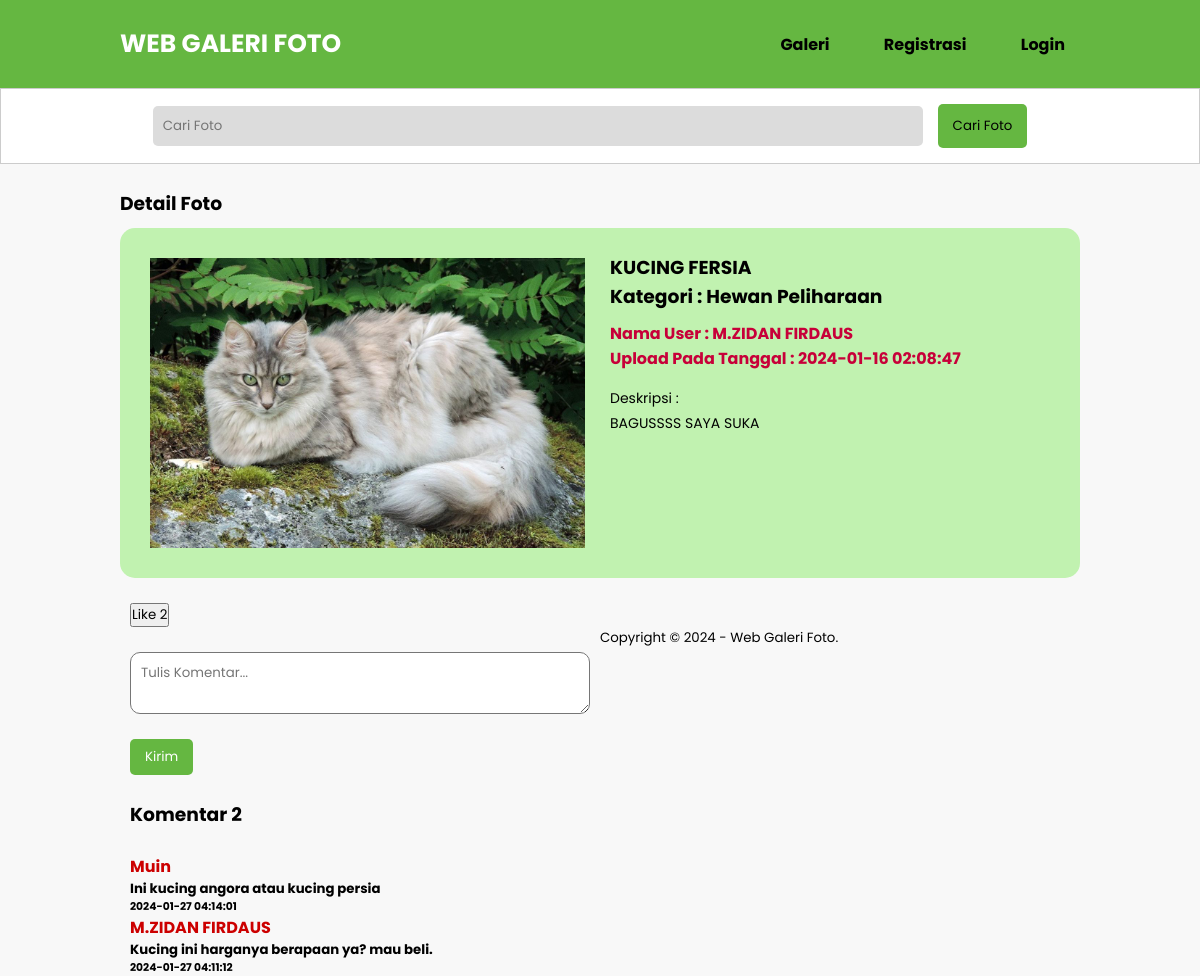
The page /detail-image.php?id=43 on the database its author committed.
### tables this page shows
CREATE TABLE `tb_foto` (
  `image_id` int(11) NOT NULL,
  `category_id` int(11) NOT NULL,
  `category_name` varchar(100) NOT NULL,
  `admin_id` int(11) NOT NULL,
  `admin_name` varchar(100) NOT NULL,
  `image_name` varchar(100) NOT NULL,
  `image_description` text NOT NULL,
  `image` varchar(100) NOT NULL,
  `image_status` tinyint(1) NOT NULL,
  `date_created` timestamp NOT NULL DEFAULT current_timestamp() ON UPDATE current_timestamp()
);

CREATE TABLE `tb_komentar` (
  `komentarID` int(11) NOT NULL,
  `image_id` int(11) NOT NULL,
  `admin_id` int(11) NOT NULL,
  `admin_name` varchar(50) NOT NULL,
  `isi_komentar` text NOT NULL,
  `tanggal_komentar` timestamp NOT NULL DEFAULT current_timestamp() ON UPDATE current_timestamp()
);

### detail-image.php (the view, shortened to what this page needs)
<?php
include 'db.php';
$produk = mysqli_query($conn, "SELECT * FROM tb_foto WHERE image_id = '" . $_GET['id'] . "' ");
$p = mysqli_fetch_object($produk);
$komentar = mysqli_query($conn, "SELECT * FROM tb_komentar WHERE image_id = '" . $_GET['id'] . "' ");
$kom = mysqli_num_rows($komentar);
?>
<!DOCTYPE html PUBLIC "-//W3C//DTD XHTML 1.0 Transitional//EN" "http://www.w3.org/TR/xhtml1/DTD/xhtml1-transitional.dtd">
<html xmlns="http://www.w3.org/1999/xhtml">
<head>
    <link rel="stylesheet" type="text/css" href="css/style.css">
</head>
<body>
    <header>
        <div class="container">
            <h1><a href="index.php">WEB GALERI FOTO</a></h1>
            <ul>
                <li><a href="galeri.php">Galeri</a></li>
                <li><a href="registrasi.php">Registrasi</a></li>
                <li><a href="login.php">Login</a></li>
            </ul>
        </div>
    </header>
    <div class="search">
        <div class="container">
            <form action="galeri.php">
                <input type="text" name="search" placeholder="Cari Foto" value="<?php echo $_GET['search'] ?>" />
                <input type="submit" name="cari" value="Cari Foto" />
            </form>
        </div>
    </div>
    <div class="section">
        <div class="container">
            <h3>Detail Foto</h3>
            <div class="box">
                <div class="col-2">
                    <img src="foto/<?php echo $p->image ?>" width="100%" />
                </div>
                <div class="col-2">
                    <h3><?php echo $p->image_name ?><br />Kategori : <?php echo $p->category_name  ?></h3>
                    <h4>Nama User : <?php echo $p->admin_name ?><br />
                        Upload Pada Tanggal : <?php echo $p->date_created  ?></h4>
                    <p>Deskripsi :<br />
                        <?php echo $p->image_description ?>
                    </p>
                </div>
            </div>
            <div class="col-7">
                <form method="POST">
                    <?php
                    $like = mysqli_query($conn, "SELECT * FROM tb_like WHERE image_id = '" . $_GET['id'] . "' ");
                    $L = mysqli_num_rows($like);
                    $qt = mysqli_query($conn, "SELECT SUM(image_id) FROM tb_like WHERE image_id = '" . $_GET['id'] . "' ");
                    if (mysqli_num_rows($qt) > 0) {
                        while ($q = mysqli_fetch_array($qt)) {
                    ?>
                            <button name="suka" class="like2">Like <?php echo $L ?> </button><br />
                        <?php }
                    } else { ?>
                        <p>tidak ada like</p>
                    <?php } ?>
                </form>
                <?php
                if (isset($_POST['suka'])) {
                    echo '<script>alert("Login Terlebih Dahulu")</script>';
                    echo '<script>window.location="login.php"</script>';
                } ?><br />
                <div class="content">
                    <form action="" method="POST">
                        <textarea type="text" name="komentar" class="input-control" maxlength="300" placeholder="Tulis Komentar..." required></textarea>
                        <input type="submit" name="submit" value="Kirim" class="btn">
                    </form>
                    <br />
                    <div class="">
                        <h3>Komentar <?php echo $kom ?></h3>
                        <br />
                        <div class="">
                            <?php
                            $up = mysqli_query($conn, "SELECT * FROM tb_komentar WHERE image_id = '" . $_GET['id'] . "' ORDER BY tanggal_komentar DESC ");
                            if (mysqli_num_rows($up) > 0) {
                                while ($u = mysqli_fetch_array($up)) {
                            ?>
                                    <div class="inpu">
                                        <h4 style="color:#C00;"><?php echo $u['admin_name'] ?><br /></h4>
                                        <h5> <?php echo $u['isi_komentar'] ?><br /></h5>
                                        <h6> <?php echo $u['tanggal_komentar']  ?></h6>
                                    </div>
                                <?php }
                            } else { ?>
                                <p>komentar tidak ada</p>
                            <?php } ?>
                        </div>
                    </div>
                </div>
            </div>
        </div>
    </div>
    <footer>
        <div class="container">
            <small>Copyright &copy; 2024 - Web Galeri Foto.</small>
        </div>
    </footer>
</body>
</html>

### css/style.css (style rules this page uses)
* { padding: 0; margin: 0; font-family: 'Poppins', sans-serif; }
body { background-color: #f8f8f8; }
a { color: inherit; text-decoration: none; }
.input-control { width: 100%; padding: 10px; margin-bottom: 25px; box-sizing: border-box; border-radius: 10px; }
.btn { padding: 8px 15px; background-color: #65B741; color: #FFF; border: none; cursor: pointer; border-radius: 5px; }
header { background-color: #65B741; padding: 15px 0; }
header .container { display: flex; justify-content: space-between; align-items: center; }
header h1 { padding: 10px 0; margin: 0; font-size: 25px; }
header h1 a { color: #fff; }
header ul { list-style: none; margin: 0; padding: 0; }
header ul li { display: inline-block; margin-left: 20px; font-weight: 700; }
header ul li:first-child { margin-left: 0; }
header ul li a { color: #fff; padding: 10px 15px; display: inline-block; transition: background-color 0.3s ease; border-radius: 5px; color: #000; }
.search { display: flex; align-items: center; }
.search form { margin-right: 20px; }
.search input[type="text"] { width: 200px; padding: 10px; border: none; border-radius: 5px; margin-right: 10px; }
.search input[type="submit"] { padding: 10px 15px; border: none; border-radius: 5px; cursor: pointer; }
.section { padding: 25px 0; }
.container { width: 80%; margin: 0 auto; }
.box { padding: 15px; box-sizing: border-box; margin: 10px 0 25px 0; display: flex; flex-wrap: wrap; justify-content: space-between; }
.box:after { content: ''; display: block; clear: both; }
.col-2 { width: 50%; min-height: 200px; padding: 10px; box-sizing: border-box; float: left; }
.col-2 img { padding: 2px; box-sizing: border-box; }
.col-2 h3 { margin-bottom: 10px; }
.col-2 h4 { color: #C70039; }
.col-2 p { margin: 15px 0; text-align: justify; line-height: 25px; font-size: 14px; }
.col-7 { width: 50%; min-height: 200px; padding: 10px; box-sizing: border-box; float: left; padding-bottom: inherit; padding-top: inherit; }
.col-2 img { padding: 5px; box-sizing: border-box; }
.search { padding: 15px 0; background-color: #fff; border: 1px solid #ccc; text-align: center; }
.search input[type=text] { width: 60%; padding: 10px; color: black; }
.search input[type=submit] { padding: 12px 15px; background-color: #65B741; color: #000; border: none; cursor: pointer; }
.search input[type=text] { width: 80%; padding: 10px; background: gainsboro; }

### detail-image.php (style rules this page uses)
.box { background-color: #C1F2B0; border-radius: 15px; }

### rows shown on the page
tb_foto: image (picture), image_name "KUCING FERSIA", category_name "Hewan Peliharaan", admin_name "M.ZIDAN FIRDAUS", date_created "2024-01-16 02:08:47", image_description "BAGUSSSS SAYA SUKA"
tb_komentar: admin_name "Muin", isi_komentar "Ini kucing angora atau kucing persia", tanggal_komentar "2024-01-27 04:14:01"
tb_komentar: admin_name "M.ZIDAN FIRDAUS", isi_komentar "Kucing ini harganya berapaan ya? mau beli.", tanggal_komentar "2024-01-27 04:11:12"

### other values the page prints
$kom "2"
